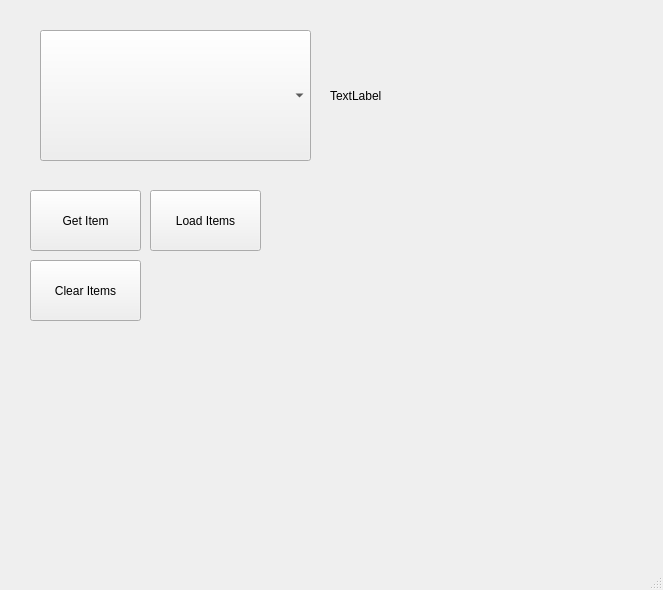
<?xml version="1.0" encoding="UTF-8"?>
<ui version="4.0">
 <class>MainWindow</class>
 <widget class="QMainWindow" name="MainWindow">
  <property name="geometry">
   <rect>
    <x>0</x>
    <y>0</y>
    <width>663</width>
    <height>590</height>
   </rect>
  </property>
  <property name="windowTitle">
   <string>MainWindow</string>
  </property>
  <widget class="QWidget" name="centralwidget">
   <widget class="QComboBox" name="cbSehirler">
    <property name="geometry">
     <rect>
      <x>40</x>
      <y>30</y>
      <width>271</width>
      <height>131</height>
     </rect>
    </property>
   </widget>
   <widget class="QLabel" name="lblResult">
    <property name="geometry">
     <rect>
      <x>330</x>
      <y>40</y>
      <width>221</width>
      <height>111</height>
     </rect>
    </property>
    <property name="text">
     <string>TextLabel</string>
    </property>
   </widget>
   <widget class="QPushButton" name="btnGetItem">
    <property name="geometry">
     <rect>
      <x>30</x>
      <y>190</y>
      <width>111</width>
      <height>61</height>
     </rect>
    </property>
    <property name="text">
     <string>Get Item</string>
    </property>
   </widget>
   <widget class="QPushButton" name="btnLoadItems">
    <property name="geometry">
     <rect>
      <x>150</x>
      <y>190</y>
      <width>111</width>
      <height>61</height>
     </rect>
    </property>
    <property name="text">
     <string>Load Items</string>
    </property>
   </widget>
   <widget class="QPushButton" name="btnClearItems">
    <property name="geometry">
     <rect>
      <x>30</x>
      <y>260</y>
      <width>111</width>
      <height>61</height>
     </rect>
    </property>
    <property name="text">
     <string>Clear Items</string>
    </property>
   </widget>
  </widget>
  <widget class="QMenuBar" name="menubar">
   <property name="geometry">
    <rect>
     <x>0</x>
     <y>0</y>
     <width>663</width>
     <height>26</height>
    </rect>
   </property>
  </widget>
  <widget class="QStatusBar" name="statusbar"/>
 </widget>
 <resources/>
 <connections/>
</ui>
